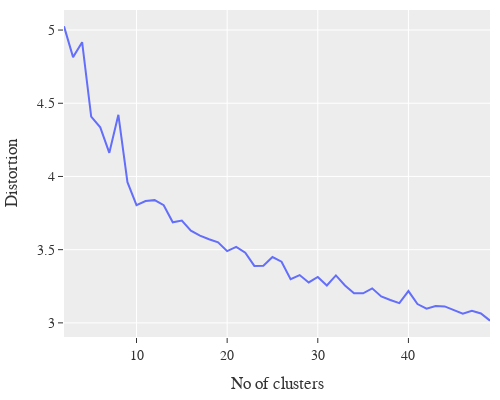

The code cell stored with this chart in its notebook:
### Code cell
plot_line(K, distortions, 'No of clusters', 'Distortion', 'distortion')

### Figure 1 — Plotly figure (JSON) as saved in the notebook; plotly's stock layout.template omitted (floating-point values rounded to 4 significant figures)
{"data": [{"hovertemplate": "No of clusters=%{x}<br>Distortion=%{y}<extra></extra>", "legendgroup": "", "line": {"color": "#636efa", "dash": "solid"}, "marker": {"symbol": "circle"}, "mode": "lines", "name": "", "orientation": "v", "showlegend": false, "type": "scatter", "x": [2, 3, 4, 5, 6, 7, 8, 9, 10, 11, 12, 13, 14, 15, 16, 17, 18, 19, 20, 21, 22, 23, 24, 25, 26, 27, 28, 29, 30, 31, 32, 33, 34, 35, 36, 37, 38, 39, 40, 41, 42, 43, 44, 45, 46, 47, 48, 49], "xaxis": "x", "y": [5.025, 4.815, 4.917, 4.409, 4.335, 4.161, 4.421, 3.961, 3.804, 3.832, 3.838, 3.804, 3.687, 3.698, 3.63, 3.596, 3.571, 3.551, 3.49, 3.519, 3.479, 3.389, 3.39, 3.449, 3.418, 3.298, 3.326, 3.276, 3.313, 3.255, 3.324, 3.255, 3.202, 3.202, 3.236, 3.18, 3.156, 3.135, 3.217, 3.128, 3.097, 3.115, 3.112, 3.085, 3.063, 3.083, 3.064, 3.015], "yaxis": "y"}], "layout": {"font": {"family": "CMU Serif", "size": 14}, "height": 400, "legend": {"tracegroupgap": 0}, "margin": {"b": 10, "l": 10, "r": 10, "t": 10}, "showlegend": false, "width": 500, "xaxis": {"anchor": "y", "domain": [0, 1], "title": {"text": "No of clusters"}}, "yaxis": {"anchor": "x", "domain": [0, 1], "title": {"text": "Distortion"}}}}
